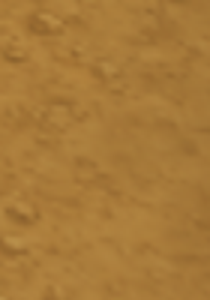
#> input picture artifacts/sol/map-art-campaign-2/run-6/e10-river/crop-before-bank-1280.png, 210 x 300 px, given in place of crop-before-bank-1280.png.png, which was not available
$ python boards.py e10-river/crop-before-bank-1280.png
#> lines starting #> are read from the running program, lines starting #| are printed output that depends on the picture; pictures that were not available may be replaced by others from this repository, and a replacement may not be noted
"""Compose unretouched plain captures beside the existing concept plate."""
from pathlib import Path
import sys, os
from PIL import Image, ImageDraw, ImageFont

root = Path('artifacts/sol/map-art-campaign-2/run-6')
plates = Path('assets/raw')
font = ImageFont.truetype('/System/Library/Fonts/Helvetica.ttc', 20)
for name in sys.argv[1:]:
    folder = root / name
    plate_path = plates / f'plate-contract-{name}.png'
    if not plate_path.exists():
        plate_path = plates / f'plate-contract-{name[3:]}.png'
    plate = Image.open(plate_path).convert('RGB')
#> plate is the input picture: PIL image 210x300 RGB; mean R, G, B 166.6, 121.1, 57.3
    for width in (1280,390):
        before = Image.open(folder / f'before-plain-{width}.png').convert('RGB')
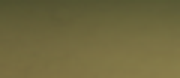
#> input picture artifacts/sol/map-art-campaign-2/run-6/e10-river/crop-before-water-390.png, 180 x 78 px, given in place of before-plain-1280.png, which was not available
#> before is the input picture: PIL image 180x78 RGB; mean R, G, B 111.1, 103.8, 62.3
        after = Image.open(folder / f'{os.environ.get("AFTER_PHASE","after")}-plain-{width}.png').convert('RGB')
        panel_width = 1280 if width == 1280 else 780
        ph = round(plate.height * panel_width / plate.width)
#> ph = 1829
        # Native captures, no rescaling of the game's pixels. Phone views sit side by side.
        board = Image.new('RGB',(max(panel_width,before.width*2),ph+70+before.height),(31,31,29))
        board.paste(plate.resize((panel_width,ph)),((board.width-panel_width)//2,30))
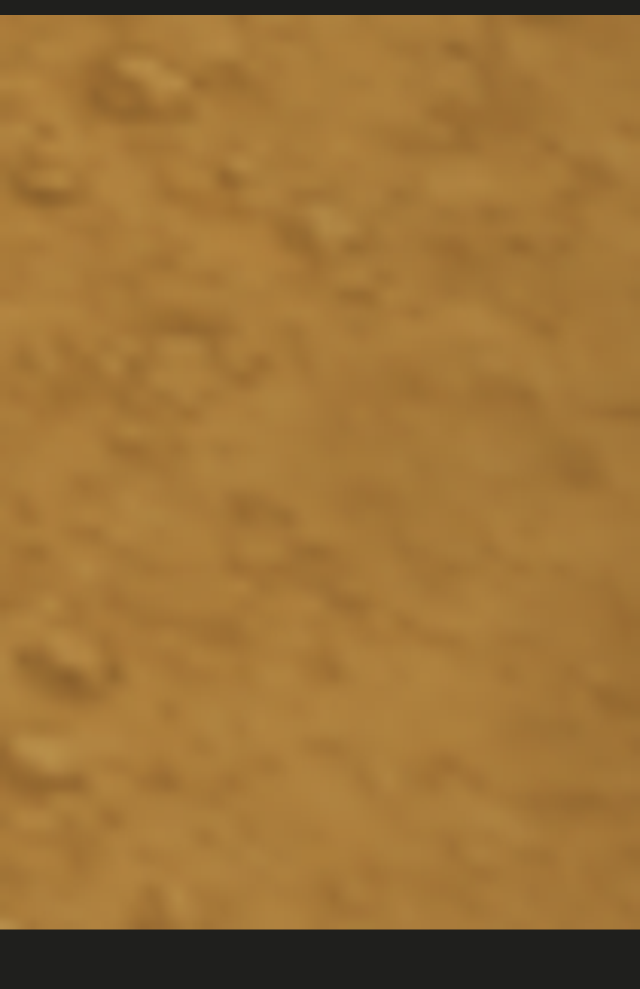
#> board: PIL image 1280x1977 RGB (shown at 1/2 size); mean R, G, B 156.5, 114.3, 55.2
        y = ph+70
#> y = 1899
        board.paste(before,(0,y)); board.paste(after,(before.width,y))
        d = ImageDraw.Draw(board)
        d.text((10,5),f'{name} — existing concept / {width}px plain boot',fill='white',font=font)
        d.text((10,y-29),os.environ.get('BEFORE_LABEL','BEFORE'),fill='white',font=font)
        d.text((before.width+10,y-29),os.environ.get('AFTER_LABEL','CANDIDATE'),fill='white',font=font)
        board.save(folder / f'{os.environ.get("BOARD_PREFIX","board")}-{width}.png')
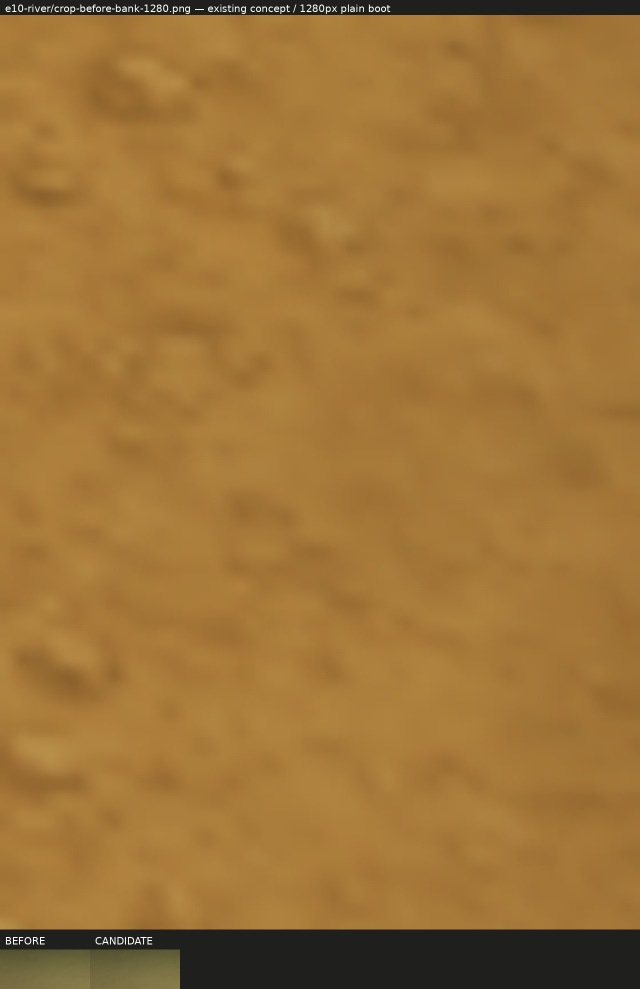
#> saved as board-1280.png: PIL image 1280x1977 RGB (shown at 1/2 size); mean R, G, B 157.7, 115.5, 56
#> (the run stopped early here; a loop or call above may not have finished)
